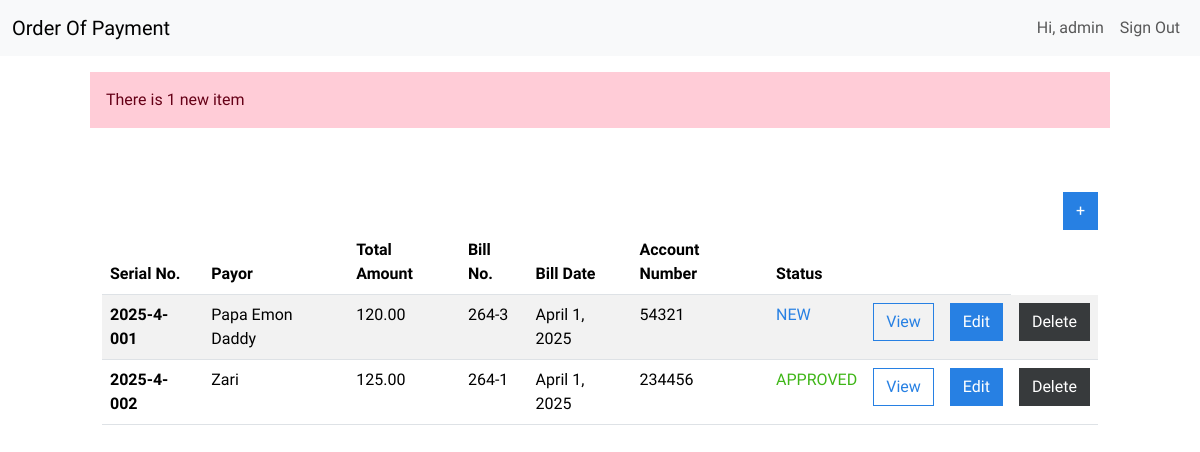
Page /dashboard/ (signed in) on the earlier database version.
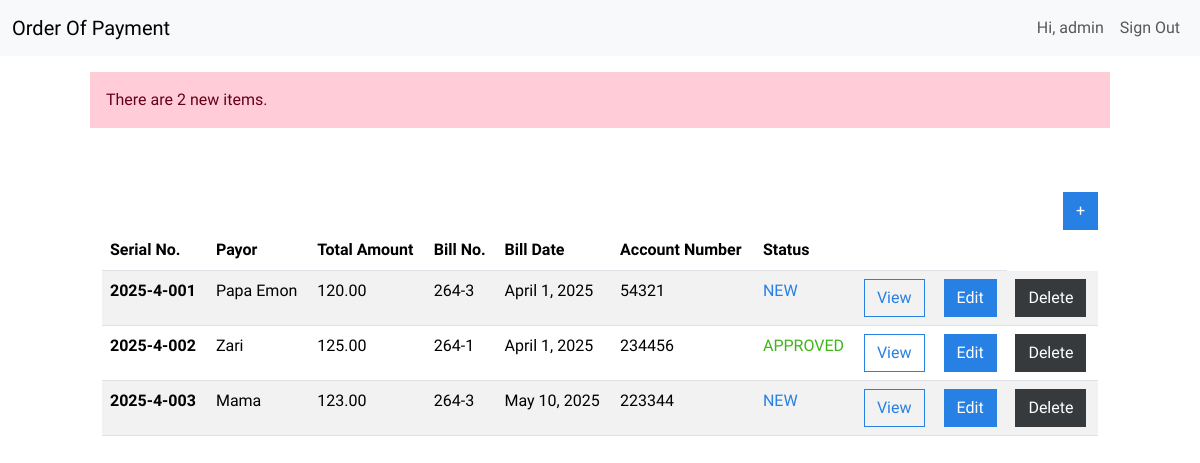
Same page on the later database version.
### order_payment/models.py (models this page shows, shortened)
class OrderPaymentItem(models.Model):
    entity_name = models.CharField(max_length=200, default="Departmenf of Trade and Industry Region IV-A")
    fund_cluster = models.CharField(max_length=200, default="01-Regular Agency Fund")
    serial_number = models.CharField(max_length=200)
    date = models.DateTimeField(auto_now_add=True)
    collecting_officer = models.CharField(max_length=200, default="Cash/Treasury Unit")
    payor = models.CharField(max_length=200)
    address = models.CharField(max_length=400)
    fee_type_1 = models.CharField(max_length=200)
    fee_type_1_amount = models.DecimalField(max_digits=10, decimal_places=2)
    fee_type_2 = models.CharField(max_length=200, null=True, blank=True)
    fee_type_2_amount = models.DecimalField(max_digits=10, decimal_places=2, null=True, blank=True)
    fee_type_3 = models.CharField(max_length=200, null=True, blank=True)
    fee_type_3_amount = models.DecimalField(max_digits=10, decimal_places=2, null=True, blank=True)
    dst = models.DecimalField(max_digits=10, decimal_places=2)
    surcharge = models.DecimalField(max_digits=10, decimal_places=2)
    total_amount = models.DecimalField(max_digits=10, decimal_places=2)
    amount_in_words = models.CharField(max_length=500)
    bill_no = models.CharField(max_length=200)
    bill_date = models.DateField(auto_now_add=False)
    status = models.CharField(max_length=200, default="NEW")
    bank_name = models.CharField(max_length=200)
    account_number = models.CharField(max_length=200)
    deposit_amount = models.DecimalField(max_digits=10, decimal_places=2)
    acting_accountant = models.CharField(max_length=200)
    update_date = models.DateField(auto_now_add=True)
    last_update_by = models.CharField(max_length=200, null=True, blank=True)
    created_by = models.CharField(max_length=200, null=True, blank=True)
    user = models.ForeignKey(User, on_delete=models.CASCADE)
    class Meta:
        verbose_name_plural = "Order Of Payment Items"

### order_payment/views.py (the view)
# urls.py: path('dashboard/', Dashboard.as_view(), name='dashboard'),
class Dashboard(LoginRequiredMixin, View):
    def get(self, request):
        items = OrderPaymentItem.objects.all()
        new_order_payment = OrderPaymentItem.objects.filter(
			status="NEW"
		)
        if new_order_payment.count() > 0:
            if new_order_payment.count() > 1:
                messages.info(request, f'There are {new_order_payment.count()} new items.')
            else:
                messages.info(request, f'There is {new_order_payment.count()} new item')
        new_order_payment_ids = OrderPaymentItem.objects.filter(
			status="NEW"
		).values_list('id', flat=True)
        return render(request, 'order_payment/dashboard.html', {'items': items, 'new_order_payment_ids': new_order_payment_ids})

### order_payment/templates/order_payment/dashboard.html (shortened to what this page needs)
{% extends 'order_payment/base.html' %}
{% block content %}
	{% if messages %}
	<div class="row mt-3">
		{% for message in messages %}
			<div class="col-md-10 col-12 mx-auto alert alert-danger">
				{{ message }}
			</div>
		{% endfor %}
	</div>
	{% endif %}
	<div class="row">
		<div class="col-md-10 col-12 mx-auto mt-5">
			<div class="d-flex justify-content-end">
				<a href="{% url 'add-item' %}" class="btn btn-primary">+</a>
			</div>
			<table class="table table-hover table-striped">
				<thead>
					<tr>
						<th scope="col">Serial No.</th>
						<th scope="col">Payor</th>
						<th scope="col">Total Amount</th>
						<th scope="col">Bill No.</th>
                        <th scope="col">Bill Date</th>
                        <th scope="col">Account Number</th>
						<th scope="col">Status</th>
						<th scope="col"></th>
						<th scope="col"></th>
					</tr>
				</thead>
				<tbody>
					{% for item in items %}
					<tr>
						<th scope="row">{{ item.serial_number }}</th>
						<td>{{ item.payor }}</td>
						<td>{{ item.total_amount }}</td>
						<td>{{ item.bill_no }}</td>
                        <td>{{ item.bill_date }}</td>
						<td>{{ item.account_number }}</td>
						{% if item.status == 'NEW' %}
							<td class="text-primary">{{ item.status }}</td>
						{% elif item.status == 'APPROVED' %}
							<td class="text-success">{{ item.status }}</td>
						{% else %}
							<td class="text-danger">{{ item.status }}</td>
						{% endif %}
						{% if user.is_staff %}
							<td><a href="{% url 'view-item' item.id %}" class="btn btn-outline-primary">View</a></td>
							<td><a href="{% url 'edit-item' item.id %}" class="btn btn-primary">Edit</a></td>
							<td><a href="{% url 'delete-item' item.id %}" class="btn btn-dark">Delete</a></td>
						{% else %}
							<td><a href="{% url 'view-item' item.id %}" class="btn btn-primary">View</a></td>
						{% endif %}
					</tr>
					{% endfor %}
				</tbody>
			</table>
		</div>
	</div>
{% endblock content %}

### order_payment/templates/order_payment/base.html (shortened to what this page needs)
<!DOCTYPE html>
<html lang="en">
    <head>
        <link href="https://bootswatch.com/5/cosmo/bootstrap.min.css" rel="stylesheet">
    </head>
    <body>
        {% include 'order_payment/navigation.html' %}
        {% block content %}
        {% endblock content %}
    </body>
</html>

### order_payment/templates/order_payment/navigation.html (shortened to what this page needs)
<nav class="navbar navbar-expand-lg bg-light">
	<div class="container-fluid">
		<a class="navbar-brand" href="{% url 'index' %}">Order Of Payment</a>
		<div class="collapse navbar-collapse justify-content-end" id="navbarNav">
			<ul class="navbar-nav">
				{% if user.is_authenticated %}
					<li class="nav-item">
						<a class="nav-link" href="#">Hi, {{ user.username }}</a>
					</li>
					<li class="nav-item">
						<form method="post" action="{% url 'logout' %}">
                            <button class="nav-link">Sign Out</button>
                       </form>
					</li>
				{% else %}
					<li class="nav-item">
						<a class="nav-link" href="{% url 'login' %}">Sign In</a>
					</li>
				{% endif %}
			</ul>
		</div>
	</div>
</nav>

Differences in the rows shown:
changed OrderPaymentItem: payor "Papa Emon Daddy" → "Papa Emon"
added OrderPaymentItem: serial_number "2025-4-003", payor "Mama", total_amount "123.00", bill_no "264-3", bill_date "May 10, 2025", account_number "223344", status "NEW"
Other differences:
new list line: "There are 2 new items."
list line gone: "There is 1 new item"
